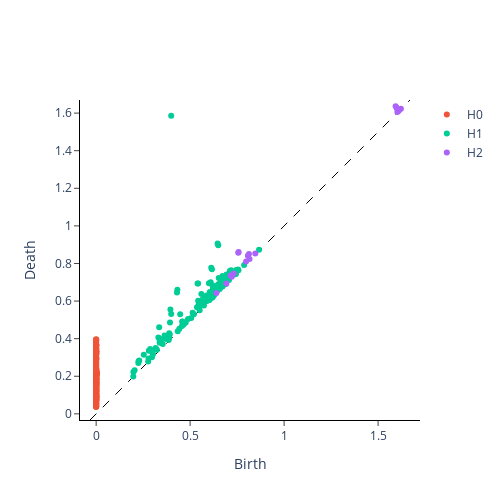

This figure's notebook cell:
### Code cell
nonperiodic_persistence = VietorisRipsPersistence(
    homology_dimensions=homology_dimensions, n_jobs=6
)
print("Persistence diagram for nonperiodic signal")
nonperiodic_persistence.fit_transform_plot(y_nonperiodic_embedded);

### Figure 1 — Plotly figure (JSON) as saved in the notebook; plotly's stock layout.template omitted (floating-point values rounded to 4 significant figures; data arrays with more than 128 entries replaced by an {"elided": "..."} marker saying what was removed)
{"data": [{"hoverinfo": "none", "line": {"color": "black", "dash": "dash", "width": 1}, "mode": "lines", "showlegend": false, "type": "scatter", "x": [-0.03274, 1.67], "y": [-0.03274, 1.67]}, {"hoverinfo": "text", "hovertext": {"elided": "322 str values"}, "mode": "markers", "name": "H0", "type": "scatter", "x": {"elided": "322 int values"}, "y": {"elided": "322 float values"}}, {"hoverinfo": "text", "hovertext": {"elided": "160 str values"}, "mode": "markers", "name": "H1", "type": "scatter", "x": {"elided": "160 float values"}, "y": {"elided": "160 float values"}}, {"hoverinfo": "text", "hovertext": ["(1.6212955713272095, 1.6235219240188599)", "(1.610732078552246, 1.6164891719818115)", "(1.61050283908844, 1.6145145893096924)", "(1.6059585809707642, 1.6095331907272339)", "(1.602640151977539, 1.606003761291504)", "(1.6003756523132324, 1.6253812313079834)", "(1.5990351438522339, 1.626604676246643)", "(1.5931439399719238, 1.63698148727417)", "(0.8466998338699341, 0.8532370328903198)", "(0.8159868717193604, 0.8234671354293823)", "(0.8129282593727112, 0.8502094745635986)", "(0.8071016073226929, 0.8415075540542603)", "(0.7974160313606262, 0.810564398765564)", "(0.7579100131988525, 0.8616683483123779)", "(0.7562974691390991, 0.856951117515564)", "(0.7323752641677856, 0.7464131116867065)", "(0.7214427590370178, 0.7296950817108154)", "(0.7146554589271545, 0.7359917163848877)", "(0.6926662921905518, 0.6939699649810791)", "(0.6397673487663269, 0.6427955031394958)"], "mode": "markers", "name": "H2", "type": "scatter", "x": [1.621, 1.611, 1.611, 1.606, 1.603, 1.6, 1.599, 1.593, 0.8467, 0.816, 0.8129, 0.8071, 0.7974, 0.7579, 0.7563, 0.7324, 0.7214, 0.7147, 0.6927, 0.6398], "y": [1.624, 1.616, 1.615, 1.61, 1.606, 1.625, 1.627, 1.637, 0.8532, 0.8235, 0.8502, 0.8415, 0.8106, 0.8617, 0.857, 0.7464, 0.7297, 0.736, 0.694, 0.6428]}], "layout": {"height": 500, "plot_bgcolor": "white", "width": 500, "xaxis": {"autorange": false, "exponentformat": "e", "linecolor": "black", "linewidth": 1, "mirror": false, "range": [-0.03274, 1.67], "showexponent": "all", "showline": true, "side": "bottom", "ticks": "outside", "title": {"text": "Birth"}, "type": "linear", "zeroline": true}, "yaxis": {"autorange": false, "exponentformat": "e", "linecolor": "black", "linewidth": 1, "mirror": false, "range": [-0.03274, 1.67], "scaleanchor": "x", "scaleratio": 1, "showexponent": "all", "showline": true, "side": "left", "ticks": "outside", "title": {"text": "Death"}, "type": "linear", "zeroline": true}}}
